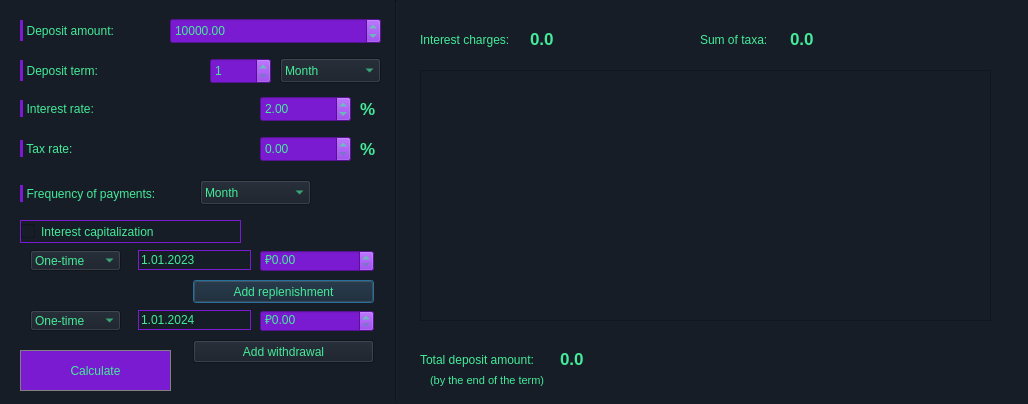
<?xml version="1.0" encoding="UTF-8"?>
<ui version="4.0">
 <class>depozit_calc</class>
 <widget class="QDialog" name="depozit_calc">
  <property name="geometry">
   <rect>
    <x>0</x>
    <y>0</y>
    <width>1028</width>
    <height>404</height>
   </rect>
  </property>
  <property name="windowTitle">
   <string>Depozit_Calc</string>
  </property>
  <property name="styleSheet">
   <string notr="true">
	background-color: rgb(22, 29, 39);
	color: rgb(68, 235, 153); /* Цвет текста */</string>
  </property>
  <widget class="QLabel" name="label_sum">
   <property name="geometry">
    <rect>
     <x>20</x>
     <y>20</y>
     <width>111</width>
     <height>21</height>
    </rect>
   </property>
   <property name="styleSheet">
    <string notr="true">QLabel{
	background-color: rgb(22, 29, 39);
    border-left: 3px solid rgb(123, 27, 209);
	color: rgb(68, 235, 153); 
}</string>
   </property>
   <property name="text">
    <string>  Deposit amount:</string>
   </property>
  </widget>
  <widget class="Line" name="line">
   <property name="geometry">
    <rect>
     <x>386</x>
     <y>0</y>
     <width>20</width>
     <height>401</height>
    </rect>
   </property>
   <property name="styleSheet">
    <string notr="true">Line{
    background-color: rgb(123, 27, 209);
}</string>
   </property>
   <property name="orientation">
    <enum>Qt::Vertical</enum>
   </property>
  </widget>
  <widget class="QDoubleSpinBox" name="doubleSpinBox_sum_depozit">
   <property name="geometry">
    <rect>
     <x>170</x>
     <y>18</y>
     <width>211</width>
     <height>26</height>
    </rect>
   </property>
   <property name="styleSheet">
    <string notr="true">background-color: rgb(123, 27, 209);</string>
   </property>
   <property name="minimum">
    <double>1.000000000000000</double>
   </property>
   <property name="maximum">
    <double>1000000000000001.000000000000000</double>
   </property>
   <property name="value">
    <double>10000.000000000000000</double>
   </property>
  </widget>
  <widget class="QLabel" name="label_term">
   <property name="geometry">
    <rect>
     <x>20</x>
     <y>60</y>
     <width>141</width>
     <height>21</height>
    </rect>
   </property>
   <property name="styleSheet">
    <string notr="true">QLabel{
	background-color: rgb(22, 29, 39);
    border-left: 3px solid rgb(123, 27, 209);
	color: rgb(68, 235, 153); 
}</string>
   </property>
   <property name="text">
    <string>  Deposit term:</string>
   </property>
  </widget>
  <widget class="QSpinBox" name="spinBox_term">
   <property name="geometry">
    <rect>
     <x>210</x>
     <y>58</y>
     <width>61</width>
     <height>26</height>
    </rect>
   </property>
   <property name="styleSheet">
    <string notr="true">background-color: rgb(123, 27, 209);</string>
   </property>
   <property name="minimum">
    <number>1</number>
   </property>
   <property name="maximum">
    <number>1000000000</number>
   </property>
   <property name="value">
    <number>1</number>
   </property>
  </widget>
  <widget class="QComboBox" name="comboBox_term">
   <property name="geometry">
    <rect>
     <x>280</x>
     <y>58</y>
     <width>101</width>
     <height>25</height>
    </rect>
   </property>
   <item>
    <property name="text">
     <string>Month</string>
    </property>
   </item>
   <item>
    <property name="text">
     <string>Year</string>
    </property>
   </item>
  </widget>
  <widget class="QLabel" name="label_Interest_rate">
   <property name="geometry">
    <rect>
     <x>20</x>
     <y>100</y>
     <width>151</width>
     <height>17</height>
    </rect>
   </property>
   <property name="styleSheet">
    <string notr="true">QLabel{
	background-color: rgb(22, 29, 39);
    border-left: 3px solid rgb(123, 27, 209);
	color: rgb(68, 235, 153); 
}</string>
   </property>
   <property name="text">
    <string>  Interest rate:</string>
   </property>
  </widget>
  <widget class="QDoubleSpinBox" name="doubleSpinBox_interest_rate">
   <property name="geometry">
    <rect>
     <x>260</x>
     <y>96</y>
     <width>91</width>
     <height>26</height>
    </rect>
   </property>
   <property name="styleSheet">
    <string notr="true">background-color: rgb(123, 27, 209);</string>
   </property>
   <property name="minimum">
    <double>0.010000000000000</double>
   </property>
   <property name="maximum">
    <double>100000000000000004188152556421145795899143386664033828314342771180699648.000000000000000</double>
   </property>
   <property name="value">
    <double>2.000000000000000</double>
   </property>
  </widget>
  <widget class="QLabel" name="label_Interest_rate_2">
   <property name="geometry">
    <rect>
     <x>360</x>
     <y>100</y>
     <width>21</width>
     <height>17</height>
    </rect>
   </property>
   <property name="font">
    <font>
     <pointsize>13</pointsize>
     <bold>true</bold>
    </font>
   </property>
   <property name="text">
    <string>%</string>
   </property>
  </widget>
  <widget class="QLabel" name="label_tax_rate">
   <property name="geometry">
    <rect>
     <x>20</x>
     <y>140</y>
     <width>151</width>
     <height>17</height>
    </rect>
   </property>
   <property name="styleSheet">
    <string notr="true">QLabel{
	background-color: rgb(22, 29, 39);
    border-left: 3px solid rgb(123, 27, 209);
	color: rgb(68, 235, 153); 
}</string>
   </property>
   <property name="text">
    <string>  Tax rate:</string>
   </property>
  </widget>
  <widget class="QLabel" name="label_tax_rate_2">
   <property name="geometry">
    <rect>
     <x>360</x>
     <y>140</y>
     <width>21</width>
     <height>17</height>
    </rect>
   </property>
   <property name="font">
    <font>
     <pointsize>13</pointsize>
     <bold>true</bold>
    </font>
   </property>
   <property name="text">
    <string>%</string>
   </property>
  </widget>
  <widget class="QDoubleSpinBox" name="doubleSpinBox_tax_rate">
   <property name="geometry">
    <rect>
     <x>260</x>
     <y>136</y>
     <width>91</width>
     <height>26</height>
    </rect>
   </property>
   <property name="styleSheet">
    <string notr="true">background-color: rgb(123, 27, 209);</string>
   </property>
   <property name="minimum">
    <double>0.000000000000000</double>
   </property>
   <property name="maximum">
    <double>100000000000000004188152556421145795899143386664033828314342771180699648.000000000000000</double>
   </property>
   <property name="stepType">
    <enum>QAbstractSpinBox::DefaultStepType</enum>
   </property>
   <property name="value">
    <double>0.000000000000000</double>
   </property>
  </widget>
  <widget class="QLineEdit" name="lineEdit_replenishment_date">
   <property name="geometry">
    <rect>
     <x>138</x>
     <y>250</y>
     <width>113</width>
     <height>20</height>
    </rect>
   </property>
   <property name="styleSheet">
    <string notr="true">QLineEdit {
  color: rgb(67, 235, 153); /* Цвет текста */
  border: 1px solid rgb(123, 27, 209); /* Цвет рамки */
}
</string>
   </property>
   <property name="text">
    <string>1.01.2023</string>
   </property>
  </widget>
  <widget class="QLineEdit" name="lineEdit_withdrawal_date">
   <property name="geometry">
    <rect>
     <x>138</x>
     <y>310</y>
     <width>113</width>
     <height>20</height>
    </rect>
   </property>
   <property name="styleSheet">
    <string notr="true">QLineEdit {
  color: rgb(67, 235, 153); /* Цвет текста */
  border: 1px solid rgb(123, 27, 209); /* Цвет рамки */
}
</string>
   </property>
   <property name="text">
    <string>1.01.2024</string>
   </property>
  </widget>
  <widget class="QDoubleSpinBox" name="doubleSpinBox_replenishment_amount">
   <property name="geometry">
    <rect>
     <x>260</x>
     <y>250</y>
     <width>114</width>
     <height>22</height>
    </rect>
   </property>
   <property name="styleSheet">
    <string notr="true">background-color: rgb(123, 27, 209);</string>
   </property>
   <property name="prefix">
    <string>₽</string>
   </property>
   <property name="maximum">
    <double>9999900.000000000000000</double>
   </property>
   <property name="singleStep">
    <double>100.000000000000000</double>
   </property>
   <property name="value">
    <double>0.000000000000000</double>
   </property>
  </widget>
  <widget class="QDoubleSpinBox" name="doubleSpinBox_withdrawal_amount">
   <property name="geometry">
    <rect>
     <x>260</x>
     <y>310</y>
     <width>114</width>
     <height>22</height>
    </rect>
   </property>
   <property name="styleSheet">
    <string notr="true">background-color: rgb(123, 27, 209);</string>
   </property>
   <property name="prefix">
    <string>₽</string>
   </property>
   <property name="maximum">
    <double>9999900.000000000000000</double>
   </property>
   <property name="singleStep">
    <double>100.000000000000000</double>
   </property>
   <property name="value">
    <double>0.000000000000000</double>
   </property>
  </widget>
  <widget class="QPushButton" name="pushButton_add_replenishment">
   <property name="geometry">
    <rect>
     <x>193</x>
     <y>280</y>
     <width>181</width>
     <height>23</height>
    </rect>
   </property>
   <property name="styleSheet">
    <string notr="true">
QPushButton:pressed {
    background-color: qlineargradient(x1: 0, y1: 0, x2: 0, y2: 1,
                                      stop: 0 #dadbde, stop: 1 #f6f7fa);
}
</string>
   </property>
   <property name="text">
    <string>Add replenishment</string>
   </property>
  </widget>
  <widget class="QPushButton" name="pushButton_add_withdrawal">
   <property name="geometry">
    <rect>
     <x>193</x>
     <y>340</y>
     <width>181</width>
     <height>23</height>
    </rect>
   </property>
   <property name="styleSheet">
    <string notr="true">
QPushButton:pressed {
    background-color: qlineargradient(x1: 0, y1: 0, x2: 0, y2: 1,
                                      stop: 0 #dadbde, stop: 1 #f6f7fa);
}
</string>
   </property>
   <property name="text">
    <string>Add withdrawal</string>
   </property>
  </widget>
  <widget class="QComboBox" name="comboBox_replenishment_type">
   <property name="geometry">
    <rect>
     <x>30</x>
     <y>250</y>
     <width>91</width>
     <height>21</height>
    </rect>
   </property>
   <item>
    <property name="text">
     <string>One-time</string>
    </property>
   </item>
   <item>
    <property name="text">
     <string>Month</string>
    </property>
   </item>
   <item>
    <property name="text">
     <string>Year</string>
    </property>
   </item>
  </widget>
  <widget class="QCheckBox" name="checkBox_capitalization">
   <property name="geometry">
    <rect>
     <x>20</x>
     <y>220</y>
     <width>221</width>
     <height>23</height>
    </rect>
   </property>
   <property name="styleSheet">
    <string notr="true">QCheckBox {
  color: rgb(67, 235, 153); /* Цвет текста */
  border: 1px solid rgb(123, 27, 209); /* Цвет рамки */
}
</string>
   </property>
   <property name="text">
    <string>Interest capitalization</string>
   </property>
  </widget>
  <widget class="QLabel" name="label_frequency">
   <property name="geometry">
    <rect>
     <x>20</x>
     <y>185</y>
     <width>181</width>
     <height>17</height>
    </rect>
   </property>
   <property name="styleSheet">
    <string notr="true">QLabel{
	background-color: rgb(22, 29, 39);
    border-left: 3px solid rgb(123, 27, 209);
	color: rgb(68, 235, 153); 
}</string>
   </property>
   <property name="text">
    <string>  Frequency of payments:</string>
   </property>
  </widget>
  <widget class="QComboBox" name="comboBox_frequency">
   <property name="geometry">
    <rect>
     <x>200</x>
     <y>180</y>
     <width>111</width>
     <height>25</height>
    </rect>
   </property>
   <item>
    <property name="text">
     <string>Month</string>
    </property>
   </item>
   <item>
    <property name="text">
     <string>Year</string>
    </property>
   </item>
  </widget>
  <widget class="QLabel" name="label_replenishment">
   <property name="geometry">
    <rect>
     <x>20</x>
     <y>262</y>
     <width>201</width>
     <height>21</height>
    </rect>
   </property>
   <property name="styleSheet">
    <string notr="true">QLabel{
	background-color: rgb(22, 29, 39);
    border-left: 3px solid rgb(123, 27, 209);
	color: rgb(68, 235, 153); 
}</string>
   </property>
   <property name="text">
    <string>  Monthly replenishment:</string>
   </property>
  </widget>
  <widget class="QDoubleSpinBox" name="doubleSpinBox_replenishment">
   <property name="geometry">
    <rect>
     <x>220</x>
     <y>260</y>
     <width>161</width>
     <height>26</height>
    </rect>
   </property>
   <property name="styleSheet">
    <string notr="true">background-color: rgb(123, 27, 209);</string>
   </property>
   <property name="minimum">
    <double>0.000000000000000</double>
   </property>
   <property name="maximum">
    <double>1000000000000001.000000000000000</double>
   </property>
   <property name="value">
    <double>0.000000000000000</double>
   </property>
  </widget>
  <widget class="QLabel" name="label_replenishment_2">
   <property name="geometry">
    <rect>
     <x>20</x>
     <y>302</y>
     <width>201</width>
     <height>21</height>
    </rect>
   </property>
   <property name="styleSheet">
    <string notr="true">QLabel{
	background-color: rgb(22, 29, 39);
    border-left: 3px solid rgb(123, 27, 209);
	color: rgb(68, 235, 153); 
}</string>
   </property>
   <property name="text">
    <string>  Monthly withdrawal:</string>
   </property>
  </widget>
  <widget class="QDoubleSpinBox" name="doubleSpinBox_withdrawal">
   <property name="geometry">
    <rect>
     <x>220</x>
     <y>300</y>
     <width>161</width>
     <height>26</height>
    </rect>
   </property>
   <property name="styleSheet">
    <string notr="true">background-color: rgb(123, 27, 209);</string>
   </property>
   <property name="minimum">
    <double>0.000000000000000</double>
   </property>
   <property name="maximum">
    <double>1000000000000001.000000000000000</double>
   </property>
   <property name="value">
    <double>0.000000000000000</double>
   </property>
  </widget>
  <widget class="QPushButton" name="pushButton">
   <property name="geometry">
    <rect>
     <x>20</x>
     <y>350</y>
     <width>151</width>
     <height>41</height>
    </rect>
   </property>
   <property name="styleSheet">
    <string notr="true">QPushButton {
  
	font: 12pt &quot;Sans Serif&quot;;
  background-color: rgb(123,27,209);
  border: 1px solid gray;
}
QPushButton:pressed {
    background-color: qlineargradient(x1: 0, y1: 0, x2: 0, y2: 1,
                                      stop: 0 #dadbde, stop: 1 #f6f7fa);
}
</string>
   </property>
   <property name="text">
    <string>Calculate</string>
   </property>
  </widget>
  <widget class="QLabel" name="label_Interest">
   <property name="geometry">
    <rect>
     <x>420</x>
     <y>30</y>
     <width>111</width>
     <height>20</height>
    </rect>
   </property>
   <property name="text">
    <string>Interest charges:</string>
   </property>
  </widget>
  <widget class="QLabel" name="label_Interest_total">
   <property name="geometry">
    <rect>
     <x>530</x>
     <y>30</y>
     <width>111</width>
     <height>17</height>
    </rect>
   </property>
   <property name="font">
    <font>
     <pointsize>13</pointsize>
     <bold>true</bold>
    </font>
   </property>
   <property name="text">
    <string>0.0</string>
   </property>
  </widget>
  <widget class="QLabel" name="label_tax">
   <property name="geometry">
    <rect>
     <x>700</x>
     <y>30</y>
     <width>81</width>
     <height>20</height>
    </rect>
   </property>
   <property name="text">
    <string>Sum of taxa:</string>
   </property>
  </widget>
  <widget class="QLabel" name="label_tax_total">
   <property name="geometry">
    <rect>
     <x>790</x>
     <y>30</y>
     <width>151</width>
     <height>17</height>
    </rect>
   </property>
   <property name="font">
    <font>
     <pointsize>13</pointsize>
     <bold>true</bold>
    </font>
   </property>
   <property name="text">
    <string>0.0</string>
   </property>
  </widget>
  <widget class="QLabel" name="label_end_balance">
   <property name="geometry">
    <rect>
     <x>420</x>
     <y>350</y>
     <width>141</width>
     <height>20</height>
    </rect>
   </property>
   <property name="text">
    <string>Total deposit amount:</string>
   </property>
  </widget>
  <widget class="QLabel" name="label_total_balance">
   <property name="geometry">
    <rect>
     <x>560</x>
     <y>350</y>
     <width>421</width>
     <height>17</height>
    </rect>
   </property>
   <property name="font">
    <font>
     <pointsize>13</pointsize>
     <bold>true</bold>
    </font>
   </property>
   <property name="text">
    <string>0.0</string>
   </property>
  </widget>
  <widget class="QLabel" name="label">
   <property name="geometry">
    <rect>
     <x>430</x>
     <y>370</y>
     <width>141</width>
     <height>20</height>
    </rect>
   </property>
   <property name="font">
    <font>
     <pointsize>8</pointsize>
    </font>
   </property>
   <property name="text">
    <string>(by the end of the term)</string>
   </property>
  </widget>
  <widget class="QTableView" name="tableView">
   <property name="geometry">
    <rect>
     <x>-85</x>
     <y>1</y>
     <width>1111</width>
     <height>401</height>
    </rect>
   </property>
   <property name="styleSheet">
    <string notr="true">QTableView{
	background-image: url(:/img/ba.PNG);
	background-color: rgb(22, 29, 39);
border: 1px solid rgb(22, 29, 39); /* Цвет рамки */
}</string>
   </property>
  </widget>
  <widget class="QComboBox" name="comboBox_withdrawal_type">
   <property name="geometry">
    <rect>
     <x>30</x>
     <y>310</y>
     <width>91</width>
     <height>21</height>
    </rect>
   </property>
   <item>
    <property name="text">
     <string>One-time</string>
    </property>
   </item>
   <item>
    <property name="text">
     <string>Month</string>
    </property>
   </item>
   <item>
    <property name="text">
     <string>Year</string>
    </property>
   </item>
  </widget>
  <widget class="QTableWidget" name="tableWidget_schedule">
   <property name="geometry">
    <rect>
     <x>420</x>
     <y>70</y>
     <width>571</width>
     <height>251</height>
    </rect>
   </property>
  </widget>
  <zorder>doubleSpinBox_withdrawal</zorder>
  <zorder>doubleSpinBox_replenishment</zorder>
  <zorder>label_replenishment</zorder>
  <zorder>label_replenishment_2</zorder>
  <zorder>tableView</zorder>
  <zorder>label_sum</zorder>
  <zorder>line</zorder>
  <zorder>doubleSpinBox_sum_depozit</zorder>
  <zorder>label_term</zorder>
  <zorder>spinBox_term</zorder>
  <zorder>comboBox_term</zorder>
  <zorder>label_Interest_rate</zorder>
  <zorder>doubleSpinBox_interest_rate</zorder>
  <zorder>label_Interest_rate_2</zorder>
  <zorder>label_tax_rate</zorder>
  <zorder>label_tax_rate_2</zorder>
  <zorder>doubleSpinBox_tax_rate</zorder>
  <zorder>checkBox_capitalization</zorder>
  <zorder>label_frequency</zorder>
  <zorder>comboBox_frequency</zorder>
  <zorder>pushButton</zorder>
  <zorder>label_Interest</zorder>
  <zorder>label_Interest_total</zorder>
  <zorder>label_tax</zorder>
  <zorder>label_tax_total</zorder>
  <zorder>label_end_balance</zorder>
  <zorder>label_total_balance</zorder>
  <zorder>label</zorder>
  <zorder>comboBox_replenishment_type</zorder>
  <zorder>pushButton_add_replenishment</zorder>
  <zorder>doubleSpinBox_withdrawal_amount</zorder>
  <zorder>pushButton_add_withdrawal</zorder>
  <zorder>doubleSpinBox_replenishment_amount</zorder>
  <zorder>lineEdit_withdrawal_date</zorder>
  <zorder>lineEdit_replenishment_date</zorder>
  <zorder>comboBox_withdrawal_type</zorder>
  <zorder>tableWidget_schedule</zorder>
 </widget>
 <resources/>
 <connections/>
</ui>
